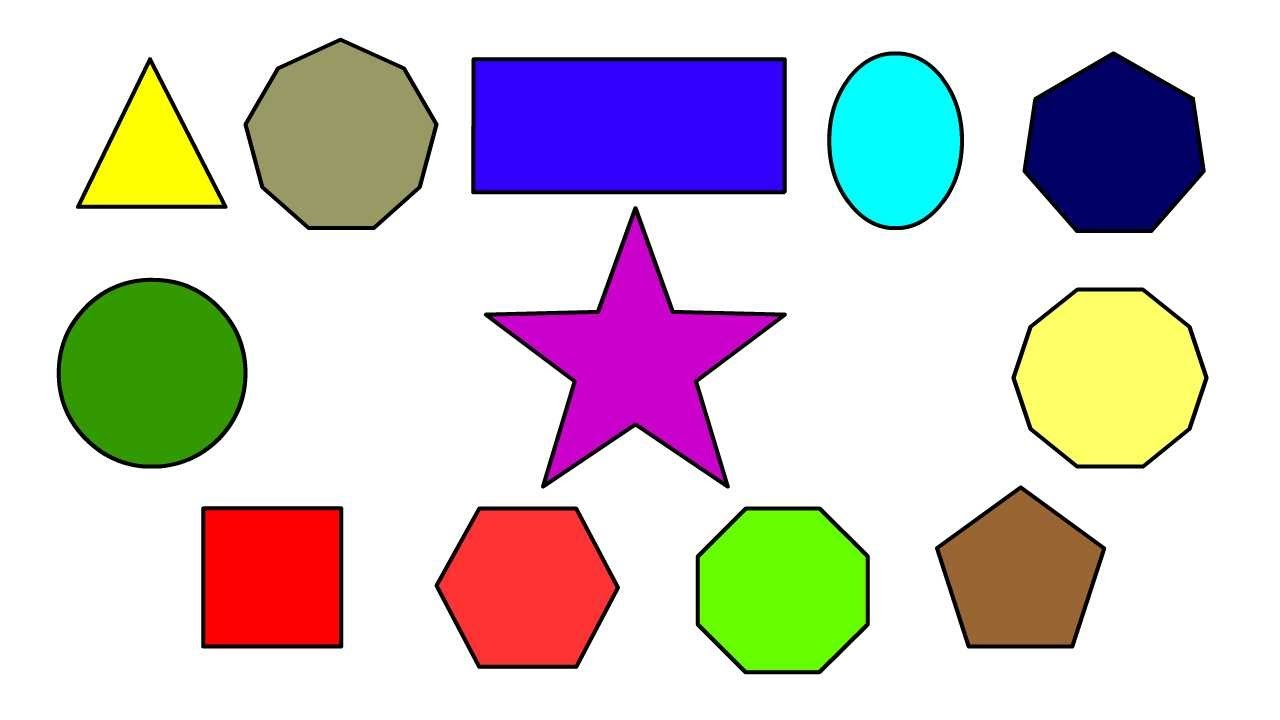
#> input picture Ocv/images/shapes.jfif, 1280 x 720 px
$ jupyter execute 3.ImageSegmentatinAndContours.ipynb
#> lines starting #> are read from the running program, lines starting #| are printed output that depends on the picture; after the words box and inside, x2 and y2 are one past the last pixel; in counts of white or black regions, pixels touching at a corner belong together
[cell 1]
import cv2
import numpy as np

image = cv2.imread('./images/shapes.jfif')
#> image is the input picture: shape (720, 1280, 3); mean B, G, R 204, 204, 211.3

origImage = image.copy()

image = cv2.bitwise_not(image)
image = cv2.GaussianBlur(image, (5,5), 0)
image = cv2.erode(image, np.ones((5,5),np.uint8), iterations = 2)
image = cv2.dilate(image, np.ones((5,5),np.uint8), iterations = 1)
image = cv2.bitwise_not(image)

cv2.imshow('',image)
cv2.waitKey()

gray = cv2.cvtColor(image,cv2.COLOR_BGR2GRAY)
ret, gray = cv2.threshold(gray,245,255,cv2.THRESH_BINARY)
#> gray: shape (720, 1280); 67.7% white; 12 black regions, largest, box (x1, y1, x2, y2) and area: (471, 57, 787, 194) 43271, (487, 209, 783, 485) 30631, (57, 278, 247, 469) 28506

gray = cv2.bitwise_not(gray)

gray = cv2.erode(gray, np.ones((5,5),np.uint8), iterations = 2)
#> gray: shape (720, 1280); 28.4% white; 12 white regions, largest, box (x1, y1, x2, y2) and area: (475, 61, 783, 190) 39711, (61, 282, 243, 465) 25522, (496, 218, 775, 477) 25242
gray = cv2.dilate(gray, np.ones((5,5),np.uint8), iterations = 1)
#> gray: shape (720, 1280); 30.3% white; 12 white regions, largest, box (x1, y1, x2, y2) and area: (473, 59, 785, 192) 41475, (494, 216, 777, 479) 27830, (59, 280, 245, 467) 26998

cv2.imshow('',gray)
cv2.waitKey()

edge = cv2.Canny(gray,10,200)
#> edge: shape (720, 1280); 0.82% white in thin lines or dots, all inside (x1, y1, x2, y2) = (58, 41, 1204, 672)
cv2.imshow('',edge)
cv2.waitKey()

#changes the image sent to the function
contours, hierarchy = cv2.findContours(edge, cv2.RETR_EXTERNAL, cv2.CHAIN_APPROX_NONE)
#> contours = 12 contours; largest, box (x1, y1, x2, y2) and area: (472, 58, 785, 192) 41471, (493, 215, 777, 479) 27979, (58, 279, 245, 467) 27036, (246, 41, 435, 228) 25601, (1015, 288, 1204, 466) 25396
cv2.imshow('',edge)
cv2.waitKey()

print('Num of cont '+ str(len(contours)))
#| Num of cont 12

cv2.drawContours(origImage,contours,-1,(0,255,0),3)
#> origImage: shape (720, 1280, 3); 3.63% of pixels changed, all inside (x1, y1, x2, y2) = (56, 39, 1206, 674)

cv2.imshow('',origImage)
cv2.waitKey()
cv2.destroyAllWindows()

[cell 2]
import cv2
import numpy as np

image = cv2.imread('./images/shapes.jfif')

origImage = image.copy()

# [5 lines of commented-out code are left out]

cv2.imshow('',image)
cv2.waitKey()

gray = cv2.cvtColor(image,cv2.COLOR_BGR2GRAY)
# [6 lines of commented-out code are left out]

kernelSharpen = np.array([[-2,-2,-2],
                          [-2,17,-2],
                          [-2,-2,-2]])

# gray = cv2.filter2D(gray,-1,kernelSharpen)

# ret, gray = cv2.threshold(gray,1,255,cv2.THRESH_BINARY)

cv2.imshow('',gray)
cv2.waitKey()

edge = cv2.Canny(gray,50,200)
#> edge: shape (720, 1280); 1.7% white in thin lines or dots, all inside (x1, y1, x2, y2) = (56, 37, 1209, 675)
cv2.imshow('',edge)
cv2.waitKey()

#changes the image sent to the function
contours, hierarchy = cv2.findContours(edge, cv2.RETR_EXTERNAL, cv2.CHAIN_APPROX_SIMPLE)
#> contours = 12 contours; largest, box (x1, y1, x2, y2) and area: (471, 57, 787, 195) 43150, (484, 206, 787, 489) 31184, (56, 277, 248, 469) 28814, (1011, 287, 1209, 469) 27656, (243, 37, 439, 231) 27438
cv2.imshow('',edge)
cv2.waitKey()
# print(contours)

for x in contours:
    for y in x:
        cv2.circle(origImage,(y[0][0],y[0][1]),20,(255,0,0), -1)
#> this loop made 12 passes

print('Num of cont '+ str(len(contours)))
#| Num of cont 12

# -1 da nacrta sve konture
cv2.drawContours(origImage,contours,-1,(0,255,0),3)
#> origImage: shape (720, 1280, 3); mean B, G, R 213.5, 166.8, 162.8

cv2.imshow('',origImage)
cv2.waitKey()
cv2.destroyAllWindows()

[cell 3]
import cv2
import numpy as np

image = cv2.imread('./images/shapes.jfif')

origImage = image.copy()
origImage2 = image.copy()

cv2.imshow('',image)
cv2.waitKey()

gray = cv2.cvtColor(image,cv2.COLOR_BGR2GRAY)

cv2.imshow('',gray)
cv2.waitKey()

edge = cv2.Canny(gray,20,255)
cv2.imshow('',edge)
cv2.waitKey()

#changes the image sent to the function
contours, hierarchy = cv2.findContours(edge, cv2.RETR_EXTERNAL, cv2.CHAIN_APPROX_SIMPLE)
#> contours = 12 contours; largest, box (x1, y1, x2, y2) and area: (471, 57, 787, 195) 43150, (484, 206, 787, 489) 31188, (56, 277, 248, 469) 28814, (1011, 287, 1209, 469) 27696, (243, 37, 439, 233) 27484
cv2.imshow('',edge)
cv2.waitKey()
# [5 lines of commented-out code are left out]

print('Num of cont '+ str(len(contours)))
#| Num of cont 12

# -1 da nacrta sve konture
# cv2.drawContours(origImage,contours,-1,(0,255,0),3)
# cv2.imshow('',origImage)

sortedContours = sorted(contours , key=cv2.contourArea, reverse=True)
#> sortedContours has the same summary as contours

for c in sortedContours :
    print(c)
    cv2.drawContours(origImage,[c],-1,(0,255,0),4)
    cv2.imshow('',origImage)
    cv2.waitKey()
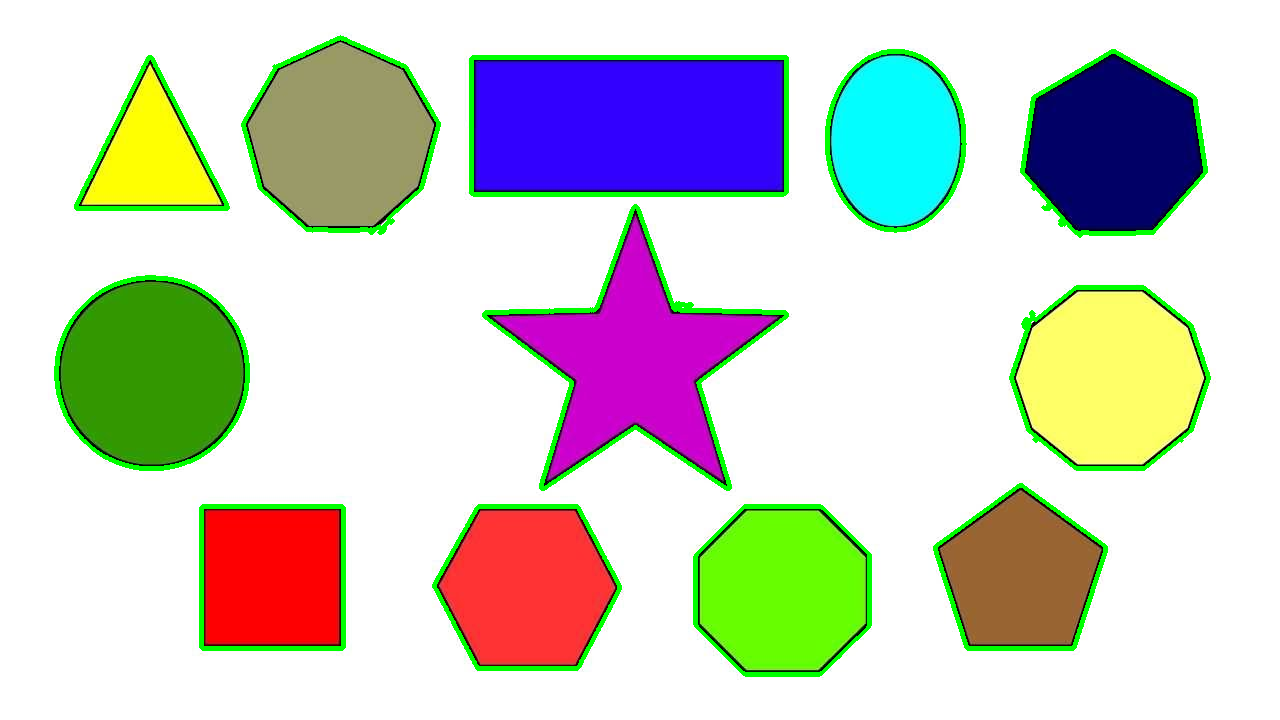
#> origImage: shape (720, 1280, 3); 3.84% of pixels changed, all inside (x1, y1, x2, y2) = (54, 35, 1211, 677)

for (i,c) in enumerate(sortedContours) :
    (x,y,w,h) = cv2.boundingRect(c)
    croppedImage = origImage2[y:y+h,x:x+w]
    cv2.imshow('',croppedImage)
    cv2.imwrite("shape_"+str(i)+'.jpg', croppedImage)
    cv2.waitKey()
#> this loop made 12 passes
#> (x, y, w, h) on passes 1 to 12: (471, 57, 316, 138), (484, 206, 303, 283), (56, 277, 192, 192), (1011, 287, 198, 182), (243, 37, 196, 196), (1022, 51, 184, 185), (695, 506, 175, 169), (434, 506, 186, 163), (201, 506, 143, 143), (935, 485, 171, 164), (827, 51, 138, 180), (76, 57, 152, 152)
#> pass 1, `croppedImage = origImage2[y:y+h,x:x+w]`:
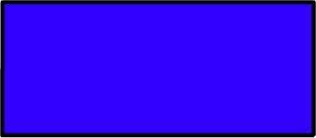
#> croppedImage: shape (138, 316, 3); mean B, G, R 233.7, 3, 48

cv2.waitKey()
cv2.destroyAllWindows()

[cell 4]
import cv2
import numpy as np

image = cv2.imread('./images/drawingsShapes.bmp')
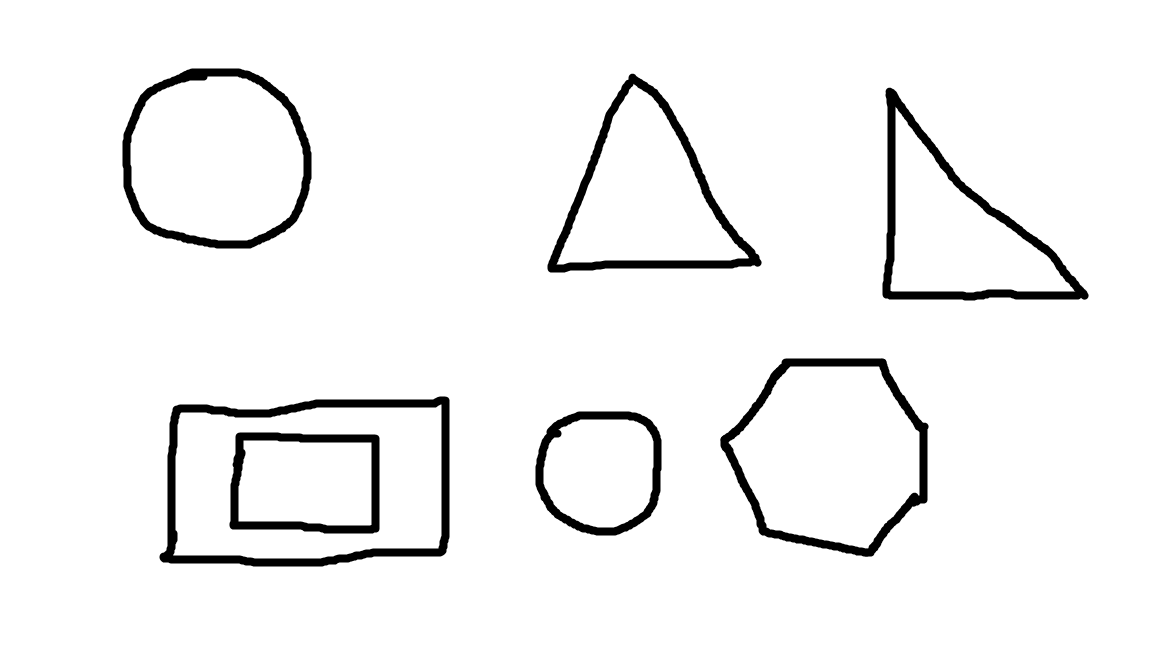
#> input picture Ocv/images/drawingsShapes.bmp, 1152 x 648 px
#> image is the input picture: shape (648, 1152, 3); min 0, max 255, mean 243.1
origImage = image.copy()
origImage2 = image.copy()

cv2.imshow('',image)
cv2.waitKey()

gray = cv2.cvtColor(image,cv2.COLOR_BGR2GRAY)
#> gray: shape (648, 1152)
# edge = cv2.Canny(gray,20,255)
edge = cv2.bitwise_not(gray)
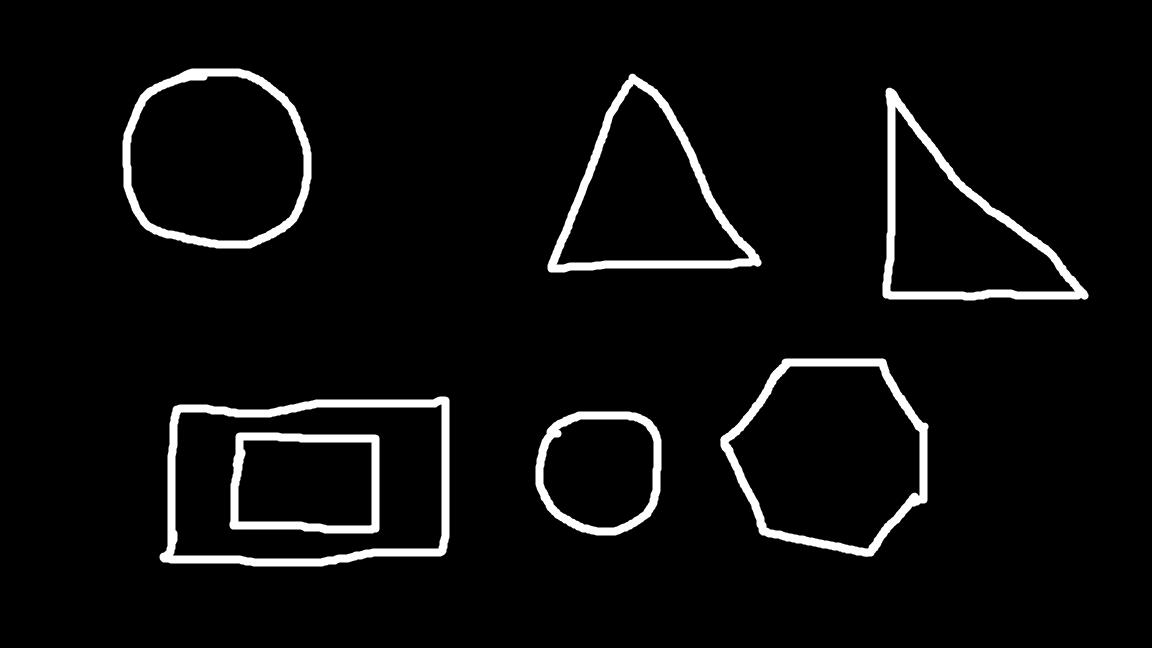
#> edge: shape (648, 1152); min 0, max 255, mean 11.9
# cv2.imshow('',edge)
# cv2.waitKey()
                                                #EXTERNAL LIST
contours, hierarchy = cv2.findContours(edge, cv2.RETR_EXTERNAL, cv2.CHAIN_APPROX_NONE)
#> contours = 6 contours; box (x1, y1, x2, y2) and area: (159, 396, 450, 567) 44824, (720, 358, 929, 557) 30888, (122, 68, 312, 249) 28249, (547, 73, 762, 273) 23120, (882, 87, 1089, 301) 21240, (535, 411, 662, 536) 13250
cv2.imshow('',edge)
cv2.waitKey()

cv2.drawContours(origImage,contours,-1,(0,255,0),4)
#> origImage: shape (648, 1152, 3)
cv2.imshow('',origImage)
cv2.waitKey()

for c in contours:
    x,y,w,h = cv2.boundingRect(c)
    cv2.rectangle(origImage,(x,y), (x+w,y+h), (255,0,0),2)
#> this loop made 6 passes
#> (x, y, w, h) on passes 1 to 6: (535, 411, 127, 125), (159, 396, 291, 171), (720, 358, 209, 199), (882, 87, 207, 214), (547, 73, 215, 200), (122, 68, 190, 181)
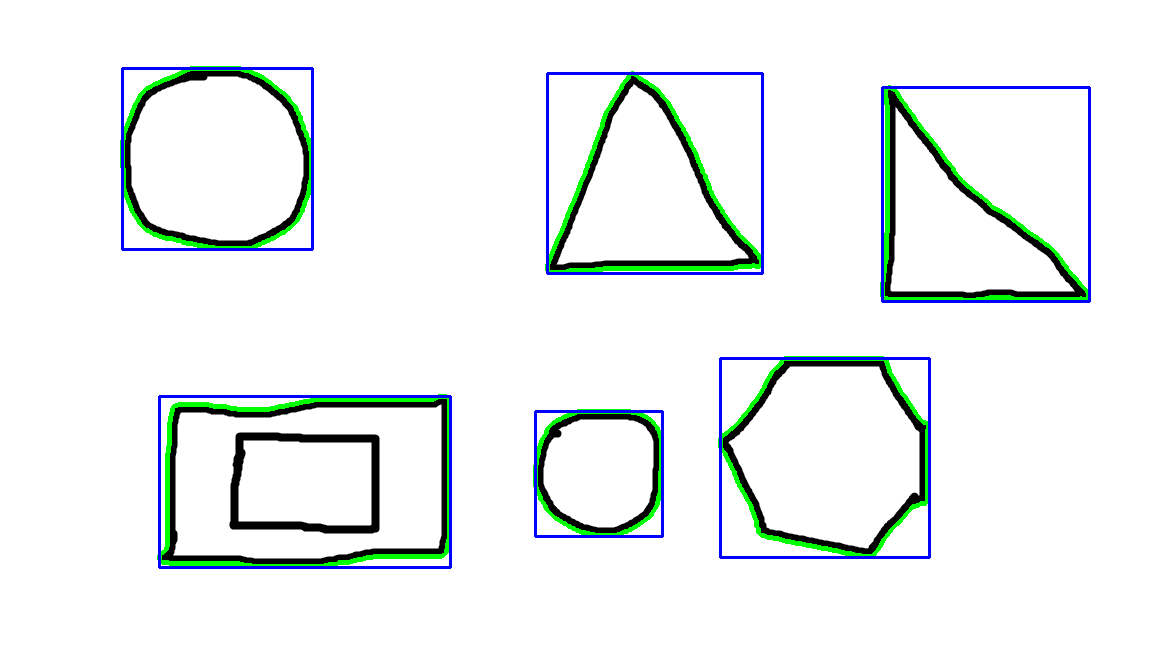
#> origImage: shape (648, 1152, 3); mean B, G, R 241, 241.4, 236.2

cv2.imshow('',origImage)
cv2.waitKey()

for c in contours:
    accuracy = 0.03 * cv2.arcLength(c, True)
    approx = cv2.approxPolyDP(c, accuracy, True)
    cv2.drawContours(origImage, [approx], 0, (0,0,255),2)
#> this loop made 6 passes
#> accuracy on passes 1, 3, 6: 12.98, 20.79, 19.01
#> (accuracy, approx) on passes 2, 4, 5: (26.88, [[449, 398], [173, 406], [159, 559], [443, 555]]), (22.12, [[886, 88], [882, 296], [1086, 299]]), (21.13, [[629, 74], [547, 270], [759, 266]])
#> origImage: shape (648, 1152, 3); 1.54% of pixels changed, all inside (x1, y1, x2, y2) = (121, 67, 1088, 561)

cv2.imshow('',origImage)

cv2.waitKey()
cv2.destroyAllWindows()

[cell 5]
import cv2
import numpy as np

image = cv2.imread('./images/daisy.jpg')
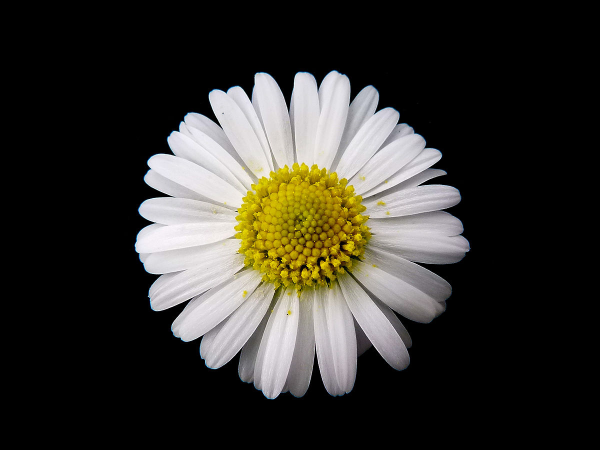
#> input picture Ocv/images/daisy.jpg, 1200 x 900 px (shown at 1/2 size)
#> image is the input picture: shape (900, 1200, 3); mean B, G, R 45.4, 51.2, 53.1

cv2.imshow('',image)
cv2.waitKey()

gray = cv2.cvtColor(image,cv2.COLOR_BGR2GRAY)
#> gray: shape (900, 1200)

# cv2.imshow('',gray)
# cv2.waitKey()


kernel = np.ones((5,5), np.uint8)
# erosion = cv2.erode(gray,kernel,iterations = 2)
# cv2.imshow('',erosion)
# cv2.waitKey()

dilation = cv2.dilate(gray,kernel, iterations = 1)
# cv2.imshow('',dilation)
# cv2.waitKey()

ret, thresh1 = cv2.threshold(dilation,30,255,cv2.THRESH_BINARY)
#> thresh1: shape (900, 1200); 29.4% white; 1 white region
# cv2.imshow('',thresh1)
# cv2.waitKey()

contours, hierarchy = cv2.findContours(thresh1, cv2.RETR_EXTERNAL, cv2.CHAIN_APPROX_NONE)
#> contours = 1 contour; box (x1, y1, x2, y2) and area: (267, 138, 944, 801) 316473
cv2.drawContours(image,contours,-1,(0,255,0),4)
#> image: shape (900, 1200, 3); 1.45% of pixels changed, all inside (x1, y1, x2, y2) = (265, 136, 946, 803)
cv2.imshow('',image)
cv2.waitKey()

#sortiraj i uzmi najcevu samo
# n = len(contours)-1
# contours = sorted(contours, key=cv2.contourArea, reverse=False)[:n]

for c in contours:
    hull = cv2.convexHull(c)
    cv2.drawContours(image,[hull],0,(255,0,0),3)
    cv2.imshow('',image)
    cv2.waitKey()
#> this loop made 1 pass
#> pass 1, `cv2.imshow('',image)`:
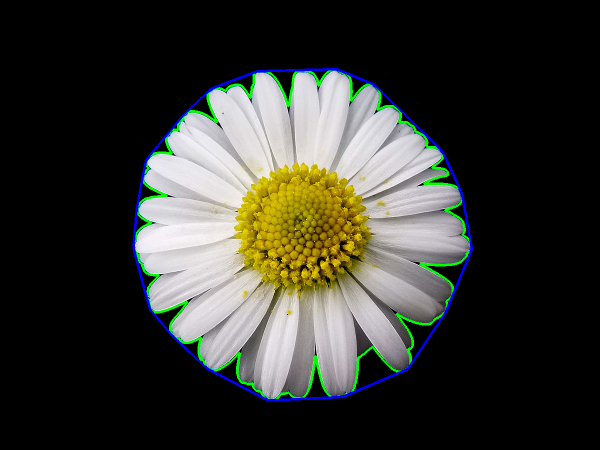
#> window '': shape (900, 1200, 3) (shown at 1/2 size); mean B, G, R 47.6, 54.2, 53

cv2.waitKey()
cv2.destroyAllWindows()
